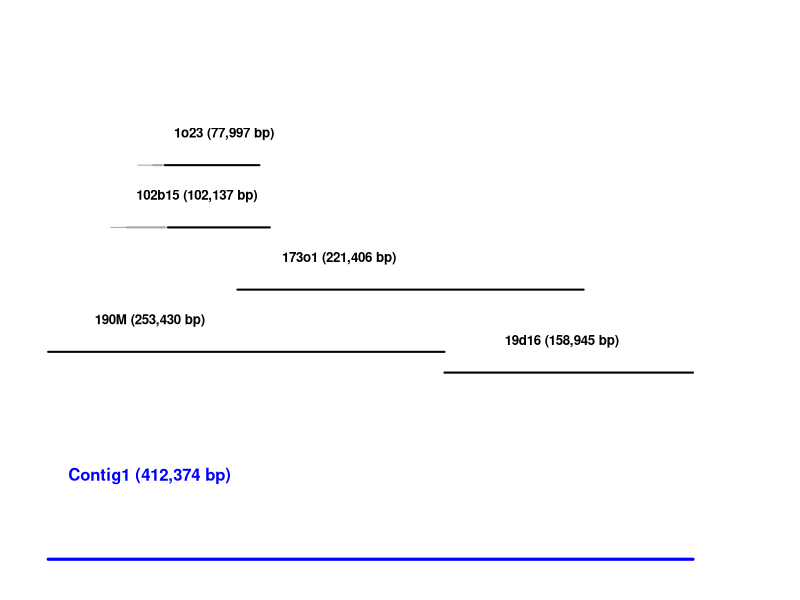

Write the R code that produced this figure.
#used https://stackoverflow.com/questions/4785657/how-to-draw-an-empty-plot as a reminder

png("Contig1_BLAST_matches.png",width = 500, height = 200)
par(mar=c(1,1,1,1))
plot(1, type="n", xlab="", ylab="",
		axes=FALSE,ann=FALSE,
		xlim=c(0, 450000), ylim=c(0, 2.5))
		
text(65000,0.4, "Contig1 (412,374 bp)",
			font=2, col="blue")
lines(c(1,412374), c(0,0), lwd=3, col="blue")

text(65000,1.15, "190M (253,430 bp)",
			font=2, col="black", cex=0.8)
lines(c(1,253435), c(1,1), lwd=2, col="black")

text(253430+75000,1.05, "19d16 (158,945 bp)",
			font=2, col="black", cex=0.8)
lines(c(253430,412374), c(0.9,0.9), lwd=2, col="black")

text(121017+65000,1.3+0.15, "173o1 (221,406 bp)",
			font=2, col="black", cex=0.8)
lines(c(121017,342428), c(1.3,1.3), lwd=2, col="black")

text(50438-10397+55000,1.75, "102b15 (102,137 bp)",
			font=2, col="black", cex=0.8)
lines(c(50438-10397,141762), c(1.6,1.6), lwd=1, col="darkgray")
lines(c(50438,74628), c(1.6,1.6), lwd=2, col="darkgray")
lines(c(76617,141762), c(1.6,1.6), lwd=2, col="black")

text(67141-9754+55000,2.05, "1o23 (77,997 bp)",
			font=2, col="black", cex=0.8)
lines(c(67141-9754,135103), c(1.9,1.9), lwd=1, col="darkgray")
lines(c(67141,72734), c(1.9,1.9), lwd=2, col="darkgray")
lines(c(74618,135103), c(1.9,1.9), lwd=2, col="black")

dev.off()